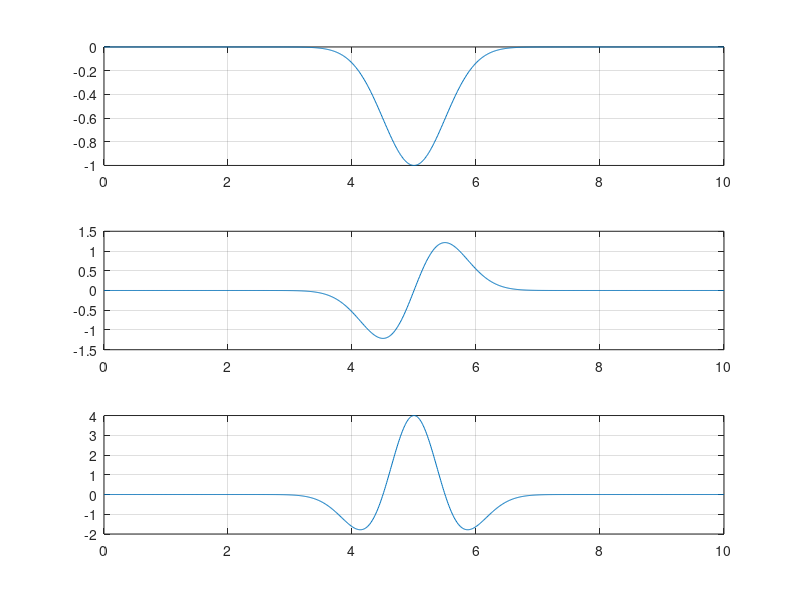

Write the MATLAB code that produced this figure.
clear; close all; clc

x = 0:0.01:10;
d = 2;
mu = 5;

f = @(x) -exp(-d*(x-mu).^2);

df = @(x) -2*d*(x-mu).*f(x);

d2f = @(x) (-2*d + 4*d^2*(x-mu).^2).*f(x);

subplot(3,1,1)
plot(x, f(x))
grid on;
subplot(3,1,2)
plot(x, df(x))
grid on;
subplot(3,1,3)
plot(x, d2f(x))
grid on;